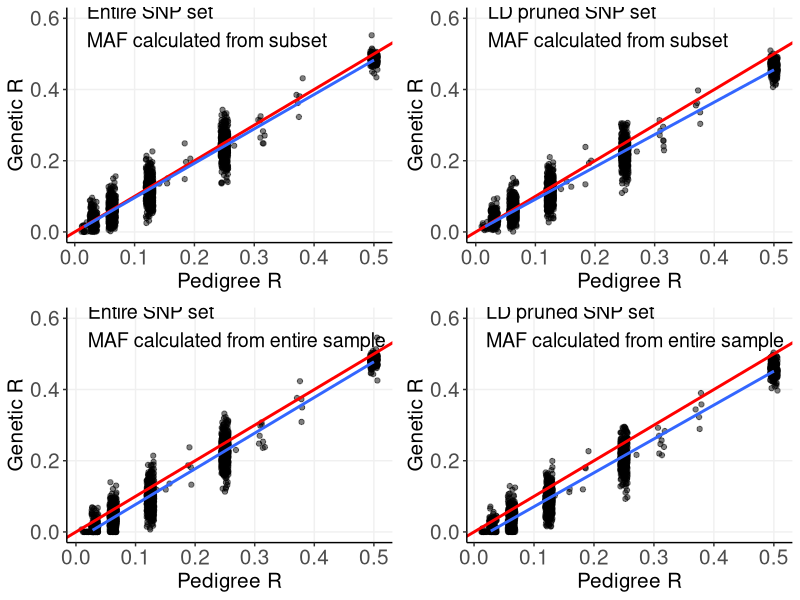
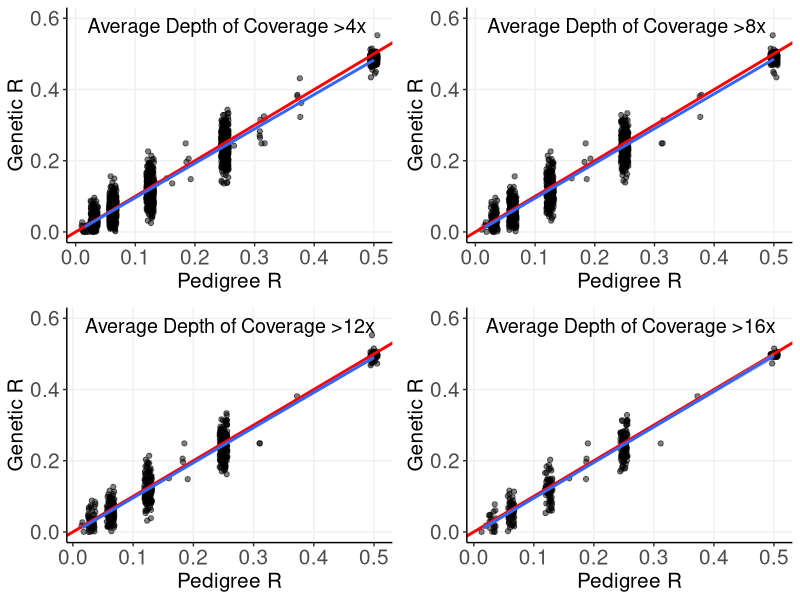

These figures' R source, in order:
rm(list=ls())
library(data.table)
library(ggplot2)
library(dplyr)
library(stringr)
library(ggpubr)

pairs=fread("RelatednessComparison_AllSNPS_SubsetMAF.csv")
pairsLD=fread("RelatednessComparison_LDPrunedSNPS_SubsetMAF.csv")
pairsAF=fread("RelatednessComparison_AllSNPS_AllIndsMAF.csv")
pairsLDAF=fread("RelatednessComparison_LDPrunedSNPS_AllIndsMAF.csv")

#Compare SNP set and different MAF calclations
fit1 <- lm(GeneticR ~ PedigreeR, data = pairs)
summary(fit1) #p<<0.001 AdjustedR^2=0.95.8

fit2 <- lm(GeneticR ~ PedigreeR, data = pairsLD)
summary(fit2) #pvalue=<<0.001 adjusted R^2=0.95.6

fit3 <- lm(GeneticR ~ PedigreeR, data = pairsAF)
summary(fit3) #pvalue=<<0.001 adjusted R^2=0.95.6

fit4 <- lm(GeneticR ~ PedigreeR, data = pairsLDAF)
summary(fit4) #pvalue=<<0.001 adjusted R^2=0.95.8


#Compare depth of coverage cutoffs
#Sample sizes
nrow(pairs)
nrow(pairs[AvDepth.a>=8 & AvDepth.b>=8])
nrow(pairs[AvDepth.a>=12 & AvDepth.b>=12])
nrow(pairs[AvDepth.a>=16 & AvDepth.b>=16])

fitq1 <- lm(GeneticR ~ PedigreeR, data = pairs) #Same as fit1
summary(fitq1) #p<<0.001 AdjustedR^2=0.95.8

fitq2 <- lm(GeneticR ~ PedigreeR, data = pairs[AvDepth.a>=8 & AvDepth.b>=8])
summary(fitq2) #pvalue=<<0.001 adjusted R^2=0.95.6

fitq3 <- lm(GeneticR ~ PedigreeR, data = pairs[AvDepth.a>=12 & AvDepth.b>=12])
summary(fitq3) #pvalue=<<0.001 adjusted R^2=0.95.1

fitq4 <- lm(GeneticR ~ PedigreeR, data = pairs[AvDepth.a>=16 & AvDepth.b>=16])
summary(fitq4) #pvalue=<<0.001 adjusted R^2=0.95.2


#PLOTS

#Plot comparisons of SNP set and different MAF calclations
#red line is 1:1, blue line is linear regression/correlation. adjusted R^2=0.9577
p1=ggplot(pairs, aes(x=PedigreeR, y=GeneticR)) + geom_jitter(alpha=0.5) + 
  geom_abline(slope=1, intercept=0, col="red", lwd=1) +
  annotate("text", label="Entire SNP set\nMAF calculated from subset", hjust=0, x=0.02, y=0.58, size=5) +
  stat_smooth(method="lm") + scale_y_continuous(limits=c(0.0, 0.6)) +
  xlab("Pedigree R") + ylab("Genetic R") + labs(col="Dyad\nCategory") +
    theme(plot.title = element_text(face = "bold", size = 12, hjust = 0.5),
        panel.background = element_blank(),
        axis.line = element_line(colour="black"),
        panel.grid.major = element_line(colour="#f0f0f0"),
        axis.text.y = element_text(size=15),
        axis.text.x = element_text(size=15),
        axis.title = element_text(size=15),
        legend.text = element_text(size=15),
        legend.title = element_text(size=15))

p2=ggplot(pairsLD, aes(x=PedigreeR, y=GeneticR)) + geom_jitter(alpha=0.5) + 
  annotate("text", label="LD pruned SNP set\nMAF calculated from subset", hjust=0, x=0.02, y=0.58, size=5) +
  geom_abline(slope=1, intercept=0, col="red", lwd=1) +
  stat_smooth(method="lm") + scale_y_continuous(limits=c(0.0, 0.6)) +
  xlab("Pedigree R") + ylab("Genetic R") + labs(col="Dyad\nCategory") +
  theme(plot.title = element_text(face = "bold", size = 12, hjust = 0.5),
        panel.background = element_blank(),
        axis.line = element_line(colour="black"),
        panel.grid.major = element_line(colour="#f0f0f0"),
        axis.text.y = element_text(size=15),
        axis.text.x = element_text(size=15),
        axis.title = element_text(size=15),
        legend.text = element_text(size=15),
        legend.title = element_text(size=15))

p3=ggplot(pairsAF, aes(x=PedigreeR, y=GeneticR)) + geom_jitter(alpha=0.5) + 
  annotate("text", label="Entire SNP set\nMAF calculated from entire sample", hjust=0, x=0.02, y=0.58, size=5) +
  geom_abline(slope=1, intercept=0, col="red", lwd=1) +
  stat_smooth(method="lm") + scale_y_continuous(limits=c(0.0, 0.6)) +
  xlab("Pedigree R") + ylab("Genetic R") + labs(col="Dyad\nCategory") +
  theme(plot.title = element_text(face = "bold", size = 12, hjust = 0.5),
        panel.background = element_blank(),
        axis.line = element_line(colour="black"),
        panel.grid.major = element_line(colour="#f0f0f0"),
        axis.text.y = element_text(size=15),
        axis.text.x = element_text(size=15),
        axis.title = element_text(size=15),
        legend.text = element_text(size=15),
        legend.title = element_text(size=15))

p4=ggplot(pairsLDAF, aes(x=PedigreeR, y=GeneticR)) + geom_jitter(alpha=0.5) + 
  annotate("text", label="LD pruned SNP set\nMAF calculated from entire sample", hjust=0, x=0.02, y=0.58, size=5) +
  geom_abline(slope=1, intercept=0, col="red", lwd=1) +
  stat_smooth(method="lm") + scale_y_continuous(limits=c(0.0, 0.6)) +
  xlab("Pedigree R") + ylab("Genetic R") + labs(col="Dyad\nCategory") +
  theme(plot.title = element_text(face = "bold", size = 12, hjust = 0.5),
        panel.background = element_blank(),
        axis.line = element_line(colour="black"),
        panel.grid.major = element_line(colour="#f0f0f0"),
        axis.text.y = element_text(size=15),
        axis.text.x = element_text(size=15),
        axis.title = element_text(size=15),
        legend.text = element_text(size=15),
        legend.title = element_text(size=15))

ggarrange(p1, p2, p3, p4)



##Plot Average Depth check
q1=ggplot(pairs, aes(x=PedigreeR, y=GeneticR)) + geom_jitter(alpha=0.5) + 
  geom_abline(slope=1, intercept=0, col="red", lwd=1) +
  annotate("text", label="Average Depth of Coverage >4x", hjust=0, x=0.02, y=0.58, size=5) +
  stat_smooth(method="lm") + scale_y_continuous(limits=c(0.0, 0.6)) +
  xlab("Pedigree R") + ylab("Genetic R") + labs(col="Dyad\nCategory") +
  theme(plot.title = element_text(face = "bold", size = 12, hjust = 0.5),
        panel.background = element_blank(),
        axis.line = element_line(colour="black"),
        panel.grid.major = element_line(colour="#f0f0f0"),
        axis.text.y = element_text(size=15),
        axis.text.x = element_text(size=15),
        axis.title = element_text(size=15),
        legend.text = element_text(size=15),
        legend.title = element_text(size=15))
q2=ggplot(pairs[AvDepth.a>=8 & AvDepth.b>=8], aes(x=PedigreeR, y=GeneticR)) + geom_jitter(alpha=0.5) + 
  geom_abline(slope=1, intercept=0, col="red", lwd=1) +
  annotate("text", label="Average Depth of Coverage >8x", hjust=0, x=0.02, y=0.58, size=5) +
  stat_smooth(method="lm") + scale_y_continuous(limits=c(0.0, 0.6)) +
  xlab("Pedigree R") + ylab("Genetic R") + labs(col="Dyad\nCategory") +
  theme(plot.title = element_text(face = "bold", size = 12, hjust = 0.5),
        panel.background = element_blank(),
        axis.line = element_line(colour="black"),
        panel.grid.major = element_line(colour="#f0f0f0"),
        axis.text.y = element_text(size=15),
        axis.text.x = element_text(size=15),
        axis.title = element_text(size=15),
        legend.text = element_text(size=15),
        legend.title = element_text(size=15))
q3=ggplot(pairs[AvDepth.a>=12 & AvDepth.b>=12], aes(x=PedigreeR, y=GeneticR)) + geom_jitter(alpha=0.5) + 
  geom_abline(slope=1, intercept=0, col="red", lwd=1) +
  annotate("text", label="Average Depth of Coverage >12x", hjust=0, x=0.02, y=0.58, size=5) +
  stat_smooth(method="lm") + scale_y_continuous(limits=c(0.0, 0.6)) +
  xlab("Pedigree R") + ylab("Genetic R") + labs(col="Dyad\nCategory") +
  theme(plot.title = element_text(face = "bold", size = 12, hjust = 0.5),
        panel.background = element_blank(),
        axis.line = element_line(colour="black"),
        panel.grid.major = element_line(colour="#f0f0f0"),
        axis.text.y = element_text(size=15),
        axis.text.x = element_text(size=15),
        axis.title = element_text(size=15),
        legend.text = element_text(size=15),
        legend.title = element_text(size=15))
q4=ggplot(pairs[AvDepth.a>=16 & AvDepth.b>=16], aes(x=PedigreeR, y=GeneticR)) + geom_jitter(alpha=0.5) + 
  geom_abline(slope=1, intercept=0, col="red", lwd=1) +
  annotate("text", label="Average Depth of Coverage >16x", hjust=0, x=0.02, y=0.58, size=5) +
  stat_smooth(method="lm") + scale_y_continuous(limits=c(0.0, 0.6)) +
  xlab("Pedigree R") + ylab("Genetic R") + labs(col="Dyad\nCategory") +
  theme(plot.title = element_text(face = "bold", size = 12, hjust = 0.5),
        panel.background = element_blank(),
        axis.line = element_line(colour="black"),
        panel.grid.major = element_line(colour="#f0f0f0"),
        axis.text.y = element_text(size=15),
        axis.text.x = element_text(size=15),
        axis.title = element_text(size=15),
        legend.text = element_text(size=15),
        legend.title = element_text(size=15))


ggarrange(q1, q2, q3, q4)


